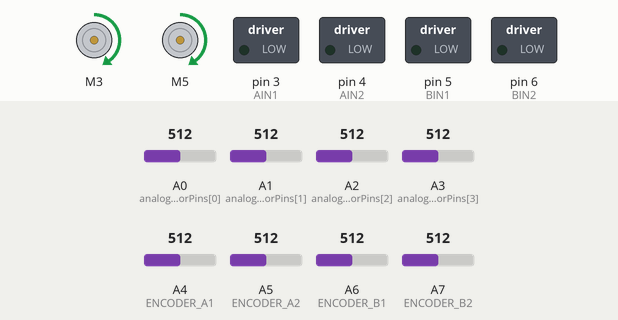
This sketch was run on a simulated Arduino Nano, built with avr-gcc and run on an emulated ATmega328P. On the bench: 2 × DC motor (green arrow = forward, orange = backward, longer = faster), switched loads named in the sketch (green lamp = pin HIGH). The inputs (shaded band) are chosen by the test bench; at power-on: A0 (analogSensorPins[0]) = 512, A1 (analogSensorPins[1]) = 512, A2 (analogSensorPins[2]) = 512, A3 (analogSensorPins[3]) = 512, A4 (ENCODER_A1) = 512, A5 (ENCODER_A2) = 512, A6 (ENCODER_B1) = 512, A7 (ENCODER_B2) = 512.

Above: at 0.2 s.
Timing chart, 0 to 1.7 s (numbered marks = the images above):
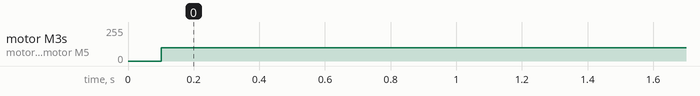

Measured:
- by itself, motor M3, motor M5: stopped → forward 100/255 at 0.10 s

The sketch:

LineNavigation_with_encoderPID.ino
```cpp
#include <L298N.h>

// A====> left
// B====> Right

#define PWMA 2
#define PWMB 7
#define AIN1 3
#define AIN2 4
#define BIN1 5
#define BIN2 6


/////////////////// which is A and which is B
// for IR_array
const int SensorCount = 8; // Total number of sensors
const int analogSensorCount = 8; // Number of analog sensors
const int analogSensorPins[analogSensorCount] = {A0, A1, A2, A3, A4, A5, A6, A7}; // Analog pins for the remaining sensors
int IR_weight[SensorCount] = {-50, -30, -15, -5, 5, 15, 30, 50};
float errorArray[50] = {0};
int sensorValues[SensorCount];

// PID control parameters
// PID parameters
float Kp = 2.0;  // Proportional gain
float Ki = 0.5;  // Integral gain
float Kd = 1.0;  // Derivative gain

// Variables
//volatile int encoderCountA = 0;    // Encoder counts for left motor
//volatile int encoderCountB = 0;   // Encoder counts for right motor
int targetSpeed = 100;           // Target speed (encoder counts per time step)
float error, lastError = 0;
float integral = 0;
float derivative = 0;
float correction;


int increment_count=0;

// Timer variables
unsigned long lastTime = 0;
unsigned long interval = 100; // 100 ms control loop interval

int lfspeed = 85;

// for Line Navigation

///// Encoders (only use 2, 3, 18, 19, 20, and 21)
// #define encoderA1 18     // Encoder 1 signal of motor A
// #define encoderA2 19     // Encoder 2 signal of motor A
// #define encoderB1 20     // Encoder 1 signal of motor A
// #define encoderB2 21     // Encoder 2 signal of motor A

#define ENCODER_A1 18       // Encoder A channel (Interrupt pin)
#define ENCODER_A2 19
#define ENCODER_B1 20     // Encoder B channel (Interrupt pin)
#define ENCODER_B2 21

volatile int encoderCountA = 0;  // Encoder count
volatile int encoderCountB = 0;
volatile int encoderCount_A = 0;  // Encoder count
volatile int encoderCount_B = 0;


// volatile bool lastA1State = LOW;
// volatile bool lastA2State = LOW;

// volatile bool lastB1State = LOW;
// volatile bool lastB2State = LOW;

L298N motor1(PWMA, AIN1, AIN2);     // left motor
L298N motor2(PWMB, BIN1, BIN2);


// for Line Navigation
int No_lines=0;

void setup() {

    for (int i = 0; i < analogSensorCount; i++) {
    pinMode(analogSensorPins[i], INPUT);
  }

  pinMode(AIN1, OUTPUT);
  pinMode(AIN2, OUTPUT);
  pinMode(BIN1, OUTPUT);
  pinMode(BIN2, OUTPUT);


  Serial.begin(9600);

  // Motor Encoder Pins
  pinMode(ENCODER_A1, INPUT_PULLUP);     // for pid encoders
  //pinMode(encoderA2, INPUT_PULLUP);
  pinMode(ENCODER_B1, INPUT_PULLUP);
  //pinMode(encoderB2, INPUT_PULLUP);


  pinMode(ENCODER_A2, INPUT_PULLUP);     // for lineNavigation

  pinMode(ENCODER_B2, INPUT_PULLUP);


  // Attach interrupts for encoders
  attachInterrupt(digitalPinToInterrupt(ENCODER_A1), encoderISR_A1, RISING);
  attachInterrupt(digitalPinToInterrupt(ENCODER_B1), encoderISR_B1, RISING);
  attachInterrupt(digitalPinToInterrupt(ENCODER_A2), encoderISR_A2, RISING);        // underscore
  attachInterrupt(digitalPinToInterrupt(ENCODER_B2), encoderISR_B2, RISING);
}

void loop() {


  //Serial.print("Pulse Count: ");
  //Serial.print(encoderCountA);
  //Serial.print("\t");
  //Serial.println(encoderCountB);
  //readSensors(sensorValues);
  //Serial.println(Identify_Strip(sensorValues));
  //delay(50);
  LineNavigation();
  //readSensors(sensorValues);
  //Serial.println(Identify_Strip(sensorValues));
}


void readSensors(int *values) {
  // Read analog sensors
  for (int i = 0; i < analogSensorCount; i++) {
    values[i] = analogRead(analogSensorPins[i]) > 135 ? 0 : 1; // Assuming higher values indicate no line          (sensor readings > 135) white ====> return 0 (on line)
  }
}

void readSensors_white(int *values) {
  // Read analog sensors
  for (int i = 0; i < analogSensorCount; i++) {
    values[i] = analogRead(analogSensorPins[i]) > 400 ? 0 : 1; // Assuming higher values indicate no line          (sensor readings > 135) white ====> return 0 (on line)
  }
}

void go_straight(){
  unsigned long currentTime = millis();

  // Run the PID control loop at specified intervals
  if (currentTime - lastTime >= interval) {
    lastTime = currentTime;

    // Calculate error (difference in encoder counts)
    error = encoderCountA - encoderCountB;

    // PID computations
    integral += error;
    derivative = error - lastError;
    correction = (Kp * error) + (Ki * integral) + (Kd * derivative);
    lastError = error;

    // Adjust motor speeds based on correction
    int leftMotorSpeed = constrain(targetSpeed - correction, 0, 255);
    int rightMotorSpeed = constrain(targetSpeed + correction, 0, 255);

    setMotorSpeed(leftMotorSpeed, rightMotorSpeed);

    // Reset encoder counts for next iteration
    encoderCountA = 0;
    encoderCountB = 0;

    // Debugging info
    //Serial.print("Error: ");
    //Serial.print(error);
    //Serial.print(" Correction: ");
    //Serial.println(correction);
  }
}


void LineNavigation(){
  //Serial.print("Pulse Count: ");
  //Serial.print(encoderCountA);
  //Serial.print("\t");
  //Serial.println(encoderCountB);

  //delay(100);  // Update every 100 ms for get the count

  // motor1.setSpeed(95);
  // motor1.forward();
  // motor2.setSpeed(110);
  // motor2.forward();        // instead of this use go_straight

  go_straight();

  // for white-->0
  // for black-->1

  // for minimize the Error get the sum and find whether it is greater than 4 for less than 4

  // have to get count roughly for 3cm and 6cm

  bool Code[20]={1,1,1,1,1,1,1,1,1,1,1,1,1,1,1,1,1,1,1,1};

  int encoder_pulse_3cm=40;
  int encoder_pulse_6cm=80;
  float threshold =(encoder_pulse_3cm + encoder_pulse_6cm)/2;

  readSensors_white(sensorValues);
  bool current_line= Identify_Strip(sensorValues); //sensorValues[0]  && sensorValues[1]  && sensorValues[2]  && sensorValues[3] && sensorValues[4] && sensorValues[5] && sensorValues[6] && sensorValues[7];

  //Serial.print("current_line \t");
  //Serial.println(current_line);


  delay(5);
  readSensors_white(sensorValues);
  bool new_line=Identify_Strip(sensorValues);  //sensorValues[0]  && sensorValues[1]  && sensorValues[2]  && sensorValues[3] && sensorValues[4] && sensorValues[5] && sensorValues[6] && sensorValues[7] ;

  //Serial.print("new_line \t");
  //Serial.println(new_line);

  // prev condition current_line=!new_line
  while (current_line==1 && new_line==0){ //enter into white strip
    No_lines++;

    Serial.print("No_lines: ");
    Serial.print(No_lines);
    Serial.println();

    //Serial.println(No_lines);
    encoderCount_A=0;
    encoderCount_B=0;
    while (new_line==0){
      delay(1);
      readSensors_white(sensorValues);
      new_line=Identify_Strip(sensorValues); //sensorValues[0]  && sensorValues[1]  && sensorValues[2]  && sensorValues[3] && sensorValues[4] && sensorValues[5] && sensorValues[6] && sensorValues[7];
    }
    int encoder_pulse=(encoderCount_A+encoderCount_B)/2;

    //motor1.stop();
    //motor2.stop();
    //delay(500);

    Serial.print("encoder_pulse: ");
    Serial.print(encoder_pulse);
    Serial.println();


    if (encoder_pulse>threshold){
      Code[No_lines-1]=1;
    } else{
      Code[No_lines-1]=0;
    }

    //delay(200);
  }

  if (No_lines>3){
    if (Code[No_lines-1]==0 && Code[No_lines-2]==0 && Code[No_lines-3]==0){

      bool Final_Code[No_lines-3];
      // number of lines in Final Code=(No_lines-3)

      for (int i=0; i<No_lines-3; i++){     // 0,1,2,3,.....,(No_lines-4) =====> // Final_Code lenght is (No_lines-3)
        Final_Code[i]=Code[i];
      }

      //computeModulus(int* code);
      increment_count++;


      //Serial.println(Final_Code[No_lines]);

    }
  }


}
//   for 0 its black
//calibrate sensorValues 5 or more

bool Identify_Strip(int* sensorValues){
  if ((sensorValues[0]+sensorValues[1]+sensorValues[2]+sensorValues[3]+sensorValues[4]+sensorValues[5]+sensorValues[6]+sensorValues[7])>5){
    return 0;

  }else{
    return 1;
  }
}


//in Identify_Strip----->    Black==> 1    White==> 0

void setMotorSpeed(int leftSpeed, int rightSpeed) {
  // Left motor
  motor1.setSpeed(leftSpeed);
  motor1.forward();

  motor2.setSpeed(rightSpeed);
  motor2.forward();

}

// Interrupt Service Routine (ISR) for encoder
void encoderISR_A1() {
  encoderCountA++;
}

void encoderISR_A2() {
  encoderCount_A++;
}


// Interrupt Service Routine (ISR) for Motor B encoder
void encoderISR_B1() {
  encoderCountB++;
}

void encoderISR_B2() {
  encoderCount_B++;
}
```
